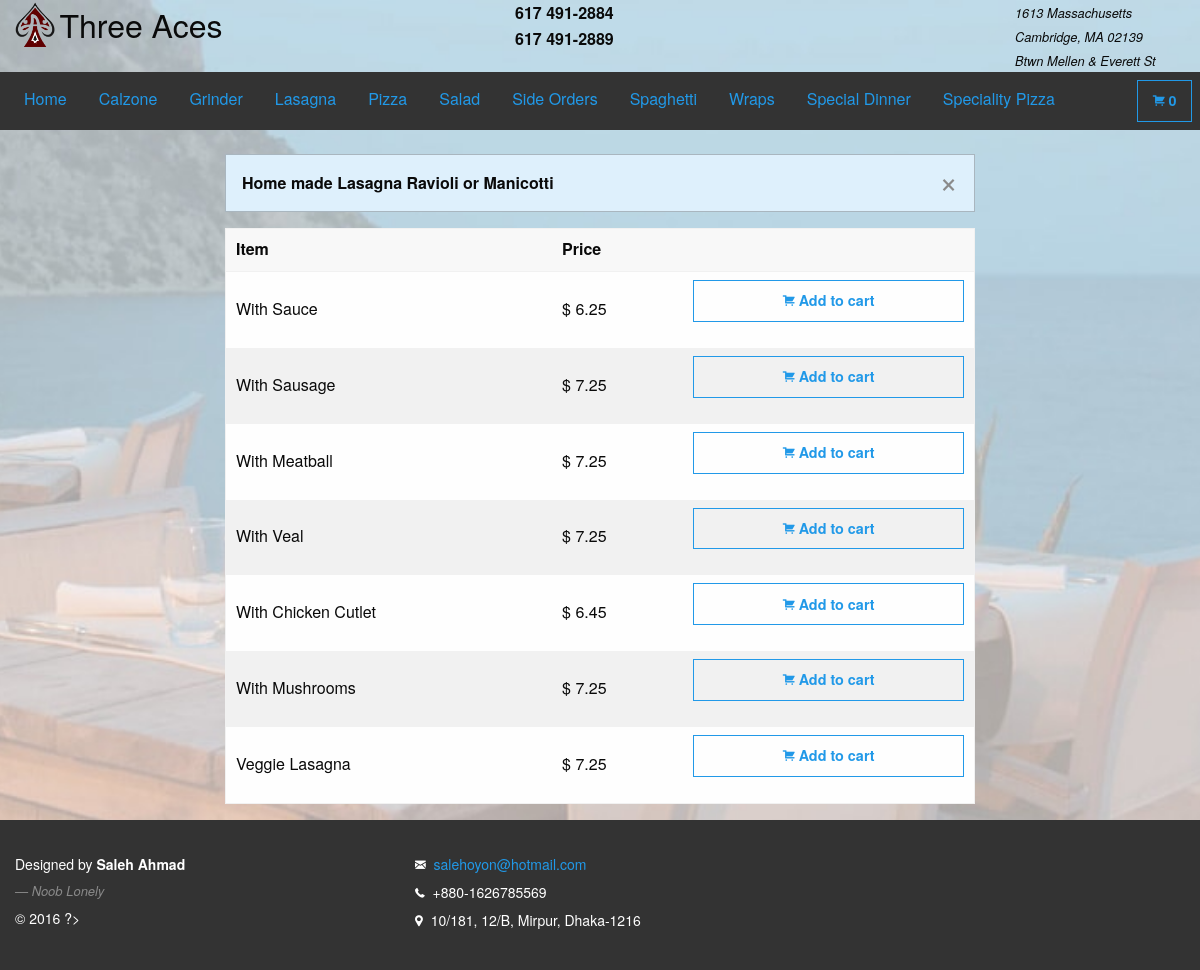
Page /lasagna.php on the committed database.
### tables this page shows
CREATE TABLE `lasagna` (
  `lasagna_id` bigint(20) NOT NULL COMMENT 'Lasagna ID',
  `lasagna_name` text NOT NULL COMMENT 'Lasagna Name',
  `lasagna_price` decimal(10,2) NOT NULL COMMENT 'Lasagna Price'
);

### model/db.php (called while the page is built, shortened)
<?php
function lasagna()
{
    $conn        = db_conn();
    $selectQuery = 'SELECT * FROM `lasagna`';
    try{
        $stmt = $conn->query($selectQuery);
    }catch(PDOException $e){
        handle_sql_errors($selectQuery, $e->getMessage());
    }
    $row = $stmt->fetchAll(PDO::FETCH_ASSOC);
    return $row;
}

### controller/dataCollector.php (called while the page is built, shortened)
<?php
require_once 'model/db.php';
function getLasagna()
{
    $row = lasagna();
    return $row;
}

### lasagna.php (the view, shortened to what this page needs)
<?php
require_once 'controller/dataCollector.php';
$row = getLasagna();
?>
<!doctype html>
<html class="no-js" lang="en">
    <head>
        <?php require_once 'includes/head.php';?>
    </head>
    <body>
        <div class="cover-image"></div>
        <div id="wrap">
            <main>
                <header>
                    <?php include_once 'includes/upperHeader.php';?>
                    <nav id="fixed-top-nav-sec">
                        <?php require_once 'includes/navbar.php'; ?>
                    </nav>
                </header>
                <br/>
                <section>
                    <div class="small-12 columns">
                        <?php if(!count($row)): ?>
                            <div class="row">
                                <h3>No Data Found.</h3>
                            </div>
                        <?php else: ?>
                        <div class="small-8 small-centered columns">
                            <div class="panel callout primary" data-closable>
                                <strong>Home made Lasagna Ravioli or Manicotti</strong>
                                <button class="close-button" aria-label="Dismiss alert" type="button" data-close>
                                    <span aria-hidden="true">&times;</span>
                                </button>
                            </div>
                            <table style="width: 100%">
                                <thead>
                                <tr>
                                    <th>Item</th>
                                    <th>Price</th>
                                    <th></th>
                                </tr>
                                </thead>
                                <tbody>
                                <?php foreach($row as $r): ?>
                                    <tr data-id ="<?= htmlentities(stripcslashes($r['lasagna_id']), ENT_QUOTES, 'UTF-8'); ?>" data-type="Lasagna">
                                        <td><?= htmlentities(stripcslashes($r['lasagna_name']), ENT_QUOTES, 'UTF-8'); ?></td>
                                        <td> $ <?= htmlentities(stripcslashes($r['lasagna_price']), ENT_QUOTES, 'UTF-8'); ?></td>
                                        <td>
                                            <button type="button" class="button hollow primary expanded item">
                                                <i class="fi-shopping-cart"></i>
                                                <strong>Add to cart</strong>
                                            </button>
                                        </td>
                                    </tr>
                                <?php endforeach; ?>
                                </tbody>
                            </table>
                        </div>
                        <?php endif; ?>
                    </div>
                </section>
            </main>
        </div>
        <footer>
            <?php include_once 'includes/footer.php';?>
        </footer>
    </body>
</html>

### css/main.css (style rules this page uses)
html { color: #222; font-size: 1em; line-height: 1.4; }
.cover-image { position: fixed; top: 0; left: 0; right: 0; z-index: -1; top:0; background: url("../img/back-image.jpg") bottom no-repeat fixed; background-size: cover; height: 100%; }
#wrap { min-height: 100%; }
main { overflow:auto; padding-bottom: 150px; }
footer { background: #333; color:#fff; position: relative; margin-top: -150px; clear:both; padding: 30px 0; height: 150px; font-size: 14px; line-height: 2 }
body { scrollbar-face-color: #def0fc; scrollbar-shadow-color: #99B0BD; scrollbar-arrow-color: #686F73; scrollbar-track-color: #EFF0F5; }

### rows in the picture
lasagna: lasagna_name "With Sauce", lasagna_price "6.25"
lasagna: lasagna_name "With Sausage", lasagna_price "7.25"
lasagna: lasagna_name "With Meatball", lasagna_price "7.25"
lasagna: lasagna_name "With Veal", lasagna_price "7.25"
lasagna: lasagna_name "With Chicken Cutlet", lasagna_price "6.45"
lasagna: lasagna_name "With Mushrooms", lasagna_price "7.25"
lasagna: lasagna_name "Veggie Lasagna", lasagna_price "7.25"
